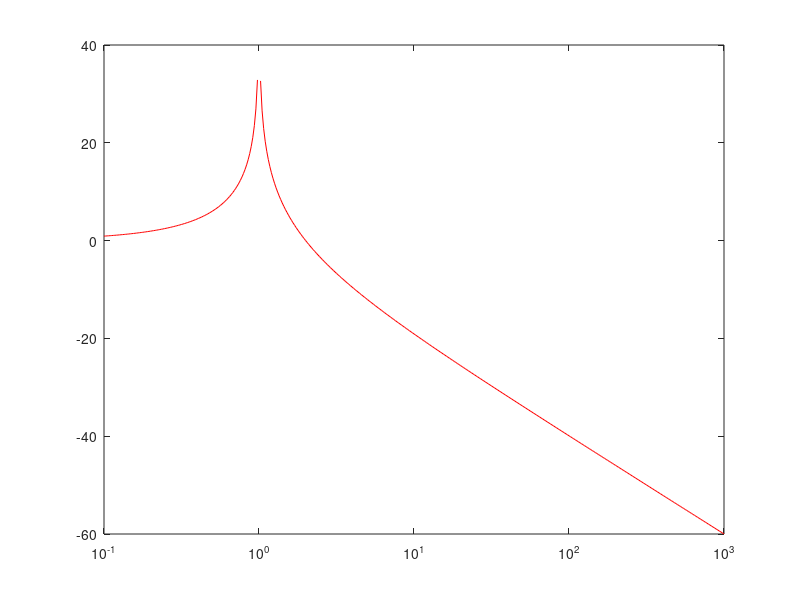

Here is the MATLAB script that generated this plot:
j = sqrt(-1);
w = 10.^(-1 : 0.01 : 3); % define j and w

% H=(j*w).^2./(((j*w) + 10).^2.*((j*w) + 100).^2);
% Hdb=20*log10(abs(H)); 
% plot(w,Hdb,'r'); 
% set(gca,'xscale','log')% define H & make the plot
% 
% H=(j*w).^2;
% Hdb=20*log10(abs(H)); 
% plot(w,Hdb,'r'); 
% set(gca,'xscale','log')% define H & make the plot
% 
% H=100./((j*w) + 100);
% Hdb=20*log10(abs(H)); 
% plot(w,Hdb,'r'); 
% set(gca,'xscale','log')% define H & make the plot
% 
% H=2./((j*w));
% Hdb=20*log10(abs(H)); 
% plot(w,Hdb,'r'); 
% set(gca,'xscale','log')% define H & make the plot
% 
% H=(j*w) + 100;
% Hdb=20*log10(abs(H)); 
% plot(w,Hdb,'r'); 
% set(gca,'xscale','log')% define H & make the plot
% 
% H=((j*w) + 100)./100;
% Hdb=20*log10(abs(H)); 
% plot(w,Hdb,'r'); 
% set(gca,'xscale','log')% define H & make the plot
% 
% 
% H=10./((j*w)+100);
% Hdb=20*log10(abs(H)); 
% plot(w,Hdb,'r'); 
% set(gca,'xscale','log')% define H & make the plot

figure();
% H=(j*w).*(j*w+10)./((((j*w)./10) + 1).*(((j*w)./100) + 1));
% Hdb=20*log10(abs(H)); 
% plot(w,Hdb,'r'); 
% set(gca,'xscale','log')% define H & make the plot

% H=1./(0.1*(j*w).^2+2.5*(j*w)+10);
% Hdb=20*log10(abs(H));
% plot(w,Hdb,'r'); 
% set(gca,'xscale','log')% define H & make the plot

H=1./(1 - w);
Hdb=20*log10(abs(H));
plot(w,Hdb,'r'); 
set(gca,'xscale','log')% define H & make the plot